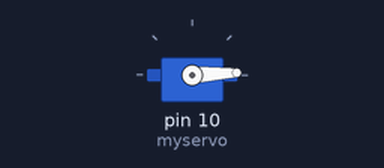
Bench run of a sketch on a simulated Arduino Uno, built with avr-gcc and run on an emulated ATmega328P. Shown: servo.

Above: at 0.05 s.
At 1.3 s:
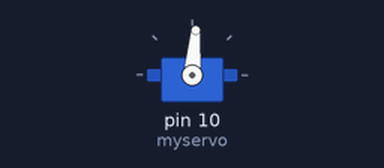
At 2.6 s:
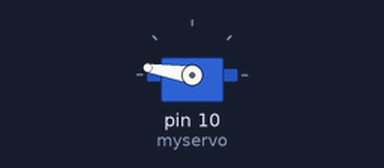
At 5.2 s:
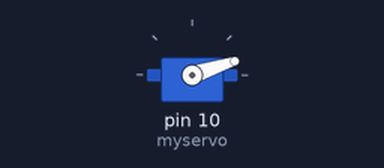
Timing chart, 0 to 7.1 s (numbered marks = the images above):
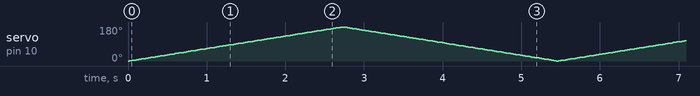

The sketch:

Test_1_Servo.ino
```cpp
#include <Servo.h>

Servo myservo;

void setup(){
  myservo.attach(10);
}

void loop(){
  for (int POS = 0; POS <= 180; POS = POS + (1)) {
    myservo.write(POS);
    delay(15);
  }
  for (int POS = 180; POS >= 0; POS = POS -1) {
    myservo.write(POS);
    delay(15);
  }

}
```
